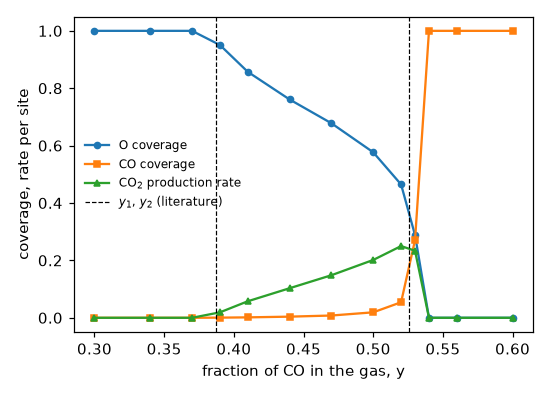

Recreate this plot in Python.
"""The Ziff-Gulari-Barshad (ZGB) model of CO oxidation on a catalyst surface.

A classic of non-equilibrium statistical physics with only three kinds of
processes on a square lattice:

* CO adsorbs on an empty site;
* O2 adsorbs on two neighbouring empty sites and dissociates;
* adsorbed CO and O on neighbouring sites react to CO2, which leaves at once.

The gas contains the fraction ``y`` of CO and ``1 - y`` of O2, and nothing ever
desorbs unreacted.  Depending on ``y`` the surface ends up in one of three
states: covered by oxygen ("O poisoned", y < y1 = 0.39), reactive (y1 < y < y2),
or covered by CO ("CO poisoned", y > y2 = 0.526).  The first transition is
continuous, the second one is abrupt.

The script scans ``y`` and reports the coverages and the CO2 production rate.
It shows how to combine a built-in analysis (``Composition``), a custom
analysis (counting the events of some processes) and a *breaker* that stops a
run as soon as the surface is poisoned.

Run it with::

    python zgb.py            # about 30 s
    python zgb.py --plot     # also writes a figure (needs matplotlib)

References:
  R. M. Ziff, E. Gulari and Y. Barshad, Phys. Rev. Lett. 56 (1986) 2553.
  A. P. J. Jansen, An Introduction to Kinetic Monte Carlo Simulations of
  Surface Reactions, Springer (2012), section 7.4.3.
"""

from __future__ import annotations

import argparse
import contextlib
import io
import sys
from pathlib import Path

import numpy as np

from pykmclib import (
    Composition,
    KMCAnalysisPlugin,
    KMCBreakerPlugin,
    KMCConfiguration,
    KMCControlParameters,
    KMCInteractions,
    KMCLattice,
    KMCLatticeModel,
    KMCProcess,
    KMCUnitCell,
)

# The transition points of the model, from large simulations in the literature.
Y1, Y2 = 0.3874, 0.5256

# The values of y of the scan.
# fmt: off
Y_VALUES = (
    0.30, 0.34, 0.37, 0.39, 0.41, 0.44, 0.47,
    0.50, 0.52, 0.53, 0.54, 0.56, 0.60,
)
# fmt: on

# Process numbers: the positions in the list built by `build_interactions`.
REACTION_PROCESSES = (3, 4, 5, 6)


def build_configuration(size=40):
    """An empty ``size`` x ``size`` square lattice.

    A site is empty ("E") or holds "CO" or "O".
    """
    unit_cell = KMCUnitCell(
        cell_vectors=np.eye(3), basis_points=[[0.0, 0.0, 0.0]]
    )
    lattice = KMCLattice(
        unit_cell=unit_cell,
        repetitions=(size, size, 1),
        periodic=(True, True, False),
    )
    return KMCConfiguration(
        lattice=lattice,
        types=["E"] * (size * size),
        possible_types=["E", "CO", "O"],
    )


def build_interactions(y=0.45, reaction_rate=1000.0):
    """The seven processes of the model for the CO fraction ``y`` of the gas.

    Time is measured in units of the time in which, on average, one molecule
    hits each site. The reaction of the original model is instantaneous; here it
    is merely much faster (``reaction_rate``) than adsorption.
    """
    site = [0.0, 0.0, 0.0]
    right, left = [1.0, 0.0, 0.0], [-1.0, 0.0, 0.0]
    up, down = [0.0, 1.0, 0.0], [0.0, -1.0, 0.0]

    # 0: CO adsorption.
    processes = [
        KMCProcess(
            [site], ["E"], ["CO"], basis_sites=[0], rate_constant=float(y)
        )
    ]

    # 1, 2: O2 adsorption on a pair of empty sites. A molecule that hits a site
    # (rate 1 - y) picks one of the four neighbours, and a pair can be hit on
    # either of its two sites, which makes (1 - y) / 2 per pair. Every pair is
    # listed once: with its right or its upper site.
    for neighbour in (right, up):
        processes.append(
            KMCProcess(
                [site, neighbour],
                ["E", "E"],
                ["O", "O"],
                basis_sites=[0],
                rate_constant=(1.0 - y) / 2.0,
            )
        )

    # 3 - 6: reaction of a CO with an O on any of the four neighbouring sites.
    for neighbour in (right, left, up, down):
        processes.append(
            KMCProcess(
                [site, neighbour],
                ["CO", "O"],
                ["E", "E"],
                basis_sites=[0],
                rate_constant=float(reaction_rate),
            )
        )
    return KMCInteractions(processes=processes, implicit_wildcards=True)


class EventCounter(KMCAnalysisPlugin):
    """Count how often one of the given processes happens.

    :param processes: the numbers of the processes to count.
    :param skip_steps: leave out this many steps at the start of the run.
    """

    def __init__(self, processes=REACTION_PROCESSES, skip_steps=0):
        self.processes = frozenset(processes)
        self.skip_steps = int(skip_steps)
        self.count = 0
        self.start_time = self.end_time = 0.0
        self.sites = 1

    def setup(self, step, time, configuration):
        self.start_time = self.end_time = time
        self.sites = len(configuration.sites())

    def registerStep(self, step, time, configuration):
        if step <= self.skip_steps:
            self.start_time = self.end_time = time
            return
        # The configuration remembers which process was executed in the latest
        # step.
        if configuration.latestEventProcess() in self.processes:
            self.count += 1
        self.end_time = time

    def rate(self):
        """Events per site and unit of time."""
        elapsed = self.end_time - self.start_time
        return self.count / (self.sites * elapsed) if elapsed > 0.0 else 0.0

    def printResults(self, stream=sys.stdout):
        elapsed = self.end_time - self.start_time
        stream.write(f"{self.count} events in {elapsed:.6e} time units\n")
        stream.write(f"rate per site: {self.rate():.6e}\n")


class Poisoned(KMCBreakerPlugin):
    """Stop the run when the surface is completely covered by one species.

    Nothing can happen any more in such a state, and the model would raise an
    error on the next step. ``evaluate`` is called every ``interval()`` steps;
    returning True ends the run.
    """

    def __init__(self):
        self.species = None  # set to "CO" or "O" when the surface is poisoned

    def evaluate(self, step, time, configuration):
        counts = dict(
            zip(
                configuration.possibleTypes(),
                configuration.particlesPerType(),
                strict=True,
            )
        )
        if counts["E"] == 0 and (counts["CO"] == 0 or counts["O"] == 0):
            self.species = "CO" if counts["O"] == 0 else "O"
            return True
        return False

    def interval(self):
        return 1


def simulate(y, size=40, steps=100_000, seed=1):
    """Run the model at the CO fraction ``y``.

    :returns: a dict with the final ``state`` ("reactive", "O poisoned" or
              "CO poisoned"), the coverages ``co`` and ``o`` and the CO2
              production ``rate`` per site and unit of time.
    """
    configuration = build_configuration(size)
    model = KMCLatticeModel(
        configuration=configuration, interactions=build_interactions(y)
    )
    sites = size * size
    poisoned = Poisoned()

    def run(analysis, seed):
        control_parameters = KMCControlParameters(
            number_of_steps=steps, dump_interval=steps, seed=seed
        )
        # Silence the progress messages of the library: this run is one of a
        # series.
        with contextlib.redirect_stdout(io.StringIO()):
            model.run(
                control_parameters=control_parameters,
                analysis=analysis,
                breakers=[poisoned],
            )

    # First let the surface reach its steady state. A model can be run several
    # times; each run continues from the configuration and the time at which
    # the previous one stopped.
    run(analysis=None, seed=seed)

    # Then measure. Composition averages the number of particles of each type
    # over blocks of time; its block averages run over the steps, which is
    # accurate enough here (the langmuir example shows an average weighted by
    # time).
    composition = Composition(time_interval=5.0)
    reactions = EventCounter(REACTION_PROCESSES)
    if poisoned.species is None:
        run(analysis=[composition, reactions], seed=seed + 1)

    if poisoned.species is not None:
        return {
            "state": f"{poisoned.species} poisoned",
            "co": float(poisoned.species == "CO"),
            "o": float(poisoned.species == "O"),
            "rate": 0.0,
        }

    # One row per block, one column per type in the order of `possible_types`
    # after the wildcard "*".
    blocks = np.array(composition.data())
    if len(blocks) == 0:
        blocks = np.array([configuration.particlesPerType()], dtype=float)
    return {
        "state": "reactive",
        "co": float(blocks[:, 2].mean() / sites),
        "o": float(blocks[:, 3].mean() / sites),
        "rate": reactions.rate(),
    }


def plot(results, filename):
    try:
        import matplotlib
    except ImportError:
        print("matplotlib is not installed, no figure was written.")
        return
    matplotlib.use("Agg")
    import matplotlib.pyplot as plt

    y_values = [row["y"] for row in results]
    figure, axes = plt.subplots(figsize=(5.0, 3.6), dpi=110)
    axes.plot(
        y_values, [row["o"] for row in results], "o-", ms=4, label="O coverage"
    )
    axes.plot(
        y_values,
        [row["co"] for row in results],
        "s-",
        ms=4,
        label="CO coverage",
    )
    axes.plot(
        y_values,
        [row["rate"] for row in results],
        "^-",
        ms=4,
        label=r"CO$_2$ production rate",
    )
    for transition in (Y1, Y2):
        axes.axvline(transition, color="k", ls="--", lw=0.8)
    axes.plot([], [], "k--", lw=0.8, label=r"$y_1$, $y_2$ (literature)")
    axes.set_xlabel("fraction of CO in the gas, y")
    axes.set_ylabel("coverage, rate per site")
    axes.legend(frameon=False, fontsize=8, loc="center left")
    figure.tight_layout()
    figure.savefig(filename)
    plt.close(figure)
    print(f"Figure written to {filename}")


def main(argv=None):
    parser = argparse.ArgumentParser(description=__doc__.splitlines()[0])
    parser.add_argument(
        "--size",
        type=int,
        default=40,
        help="the lattice has size x size sites (default: %(default)s)",
    )
    parser.add_argument(
        "--steps",
        type=int,
        default=100_000,
        help="number of kMC steps to reach the steady state, and again to "
        "measure (default: %(default)s)",
    )
    parser.add_argument(
        "--seed",
        type=int,
        default=2014,
        help="seed of the random number generator",
    )
    parser.add_argument(
        "--output-dir",
        type=Path,
        default=Path(__file__).resolve().parent / "output",
    )
    parser.add_argument(
        "--plot",
        action="store_true",
        help="write a figure of the phase diagram (needs matplotlib)",
    )
    args = parser.parse_args(argv)
    args.output_dir.mkdir(parents=True, exist_ok=True)

    print("      y   CO coverage    O coverage    CO2 rate   state")
    results = []
    for index, y in enumerate(Y_VALUES):
        result = simulate(
            y, size=args.size, steps=args.steps, seed=args.seed + 2 * index
        )
        results.append({"y": y, **result})
        print(
            f"  {y:5.2f}   {result['co']:11.4f}   {result['o']:11.4f}"
            f"   {result['rate']:9.4f}   {result['state']}"
        )

    table = np.array(
        [[row["y"], row["co"], row["o"], row["rate"]] for row in results]
    )
    header = (
        "y, CO coverage, O coverage, CO2 production rate per site and unit time"
    )
    np.savetxt(
        args.output_dir / "phase_diagram.data",
        table,
        fmt="%12.6f",
        header=header,
    )
    print(f"Results written to {args.output_dir}")
    print(
        f"Literature: O poisoned below y1 = {Y1}, CO poisoned above y2 = {Y2}"
    )

    if args.plot:
        plot(results, args.output_dir / "zgb.png")
    return 0


if __name__ == "__main__":
    raise SystemExit(main())
